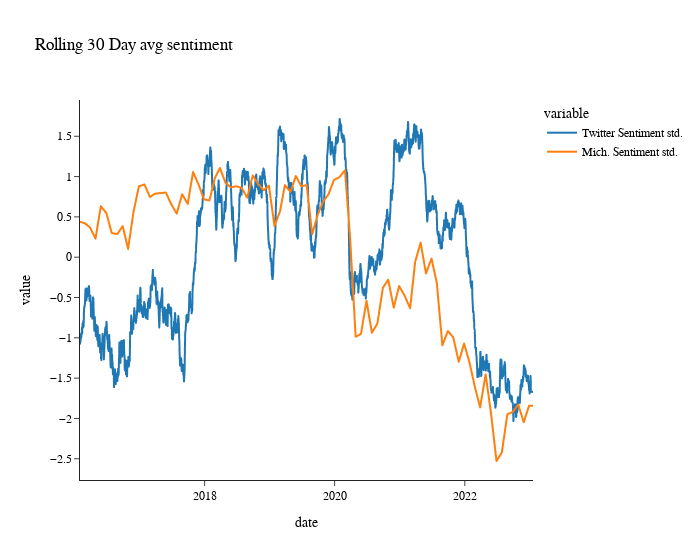

Notebook source saved alongside this figure:
### Code cell
#Scale to match
#df_mich['ICS_ALL'] = 1.5*df_mich['ICS_ALL'] - 250

#Collect both the daily average score and count into one dataframe
merged_df = pd.merge(agg_count, agg_means, left_index=True, right_index=True, how='inner')
#X refers to score, y refers to count
#Create a custom score metric and take a moving average
for cat in category_list:   
    merged_df[cat +"_z"] = (merged_df[cat +"_x"]) / (merged_df[cat +"_x"].mean())
    merged_df[cat +"_score"] = merged_df[cat +"_y"]
    merged_df[cat +"_score"] = merged_df[cat +"_score"].rolling(30).mean()
    merged_df[cat +" std."] = stats.zscore(merged_df[cat +"_score"], nan_policy='omit')



#Merge the michigan sentiment with twitter sentiment
merged_plot = pd.merge(merged_df, df_mich, left_index=True, right_index=True, how='left')
#fix missing values due to michigan being monthly and sentiment being daily
merged_plot = merged_plot.interpolate()
merged_plot["Mich. Sentiment std."] = stats.zscore(merged_plot["ICS_ALL"], nan_policy='omit')

merged_plot['total'] = (merged_plot['general_score'] + merged_plot['prices_score'])
merged_plot["Twitter Sentiment std."] = stats.zscore(merged_plot["total"], nan_policy='omit')

merged_plot['general'] = (merged_plot['general_score'])*180 + 100
merged_plot = merged_plot.iloc[32: , :]


#Plot the two for comparison
#plot_clean(merged_plot, ['general_score','prices_score','ICS_ALL'], 'Rolling 30 Day avg sentiment' )
#plot_clean(merged_plot, ['total','ICS_ALL'], 'Rolling 30 Day avg sentiment')
plot_clean(merged_plot, ['Twitter Sentiment std.','Mich. Sentiment std.'], 'Rolling 30 Day avg sentiment')

### Figure 1 — Plotly figure (JSON) as saved in the notebook; plotly's stock layout.template omitted (floating-point values rounded to 4 significant figures; data arrays with more than 128 entries replaced by an {"elided": "..."} marker saying what was removed)
{"data": [{"hovertemplate": "variable=Twitter Sentiment std.<br>date=%{x}<br>value=%{y}<extra></extra>", "legendgroup": "Twitter Sentiment std.", "line": {"color": "#1F77B4", "dash": "solid"}, "marker": {"symbol": "circle"}, "mode": "lines", "name": "Twitter Sentiment std.", "showlegend": true, "type": "scattergl", "x": {"elided": "2545 str values"}, "xaxis": "x", "y": {"elided": "2545 float values"}, "yaxis": "y"}, {"hovertemplate": "variable=Mich. Sentiment std.<br>date=%{x}<br>value=%{y}<extra></extra>", "legendgroup": "Mich. Sentiment std.", "line": {"color": "#FF7F0E", "dash": "solid"}, "marker": {"symbol": "circle"}, "mode": "lines", "name": "Mich. Sentiment std.", "showlegend": true, "type": "scattergl", "x": {"elided": "2545 str values"}, "xaxis": "x", "y": {"elided": "2545 float values"}, "yaxis": "y"}], "layout": {"font": {"color": "black", "family": "Georgia"}, "legend": {"title": {"text": "variable"}, "tracegroupgap": 0}, "title": {"text": "Rolling 30 Day avg sentiment"}, "width": 700, "xaxis": {"anchor": "y", "domain": [0, 1], "title": {"text": "date"}}, "yaxis": {"anchor": "x", "domain": [0, 1], "title": {"text": "value"}}}}
